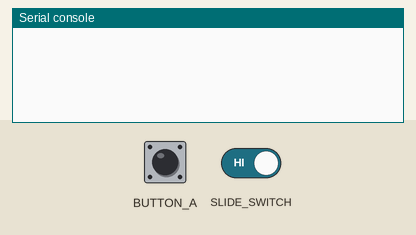
The program below on a simulated Circuit Playground running CircuitPython. Parts: the last lines printed to the serial console. The test bench sets the inputs (shaded band). USB keyboard and mouse output is not drawn.

Above: at 1.2 s.
1.3 s: button A pressed for 0.15 s
At 2.3 s:
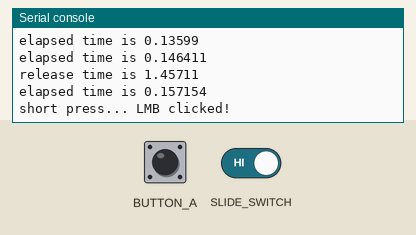
2.9 s: button A pressed for 1 s
At 4.5 s:
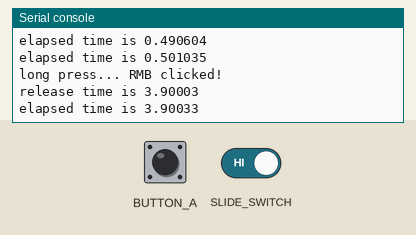
Timing chart, 0 to 6.0 s (numbered marks = the images above; inputs shaded):
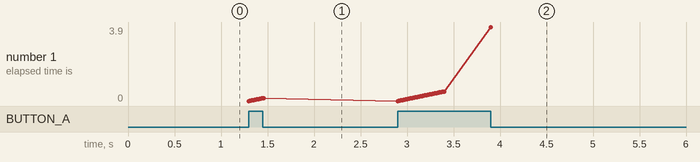

The program:

ArnieMartin_CircuitPlayground_Single_Mouse_Button_Advanced.py
```python
# more advanced-ish use of single onboard button to control LMB and RMB
# works with CPX and CPB, copy adafuit_hid to /lib

import board
import time
import digitalio
import busio
import adafruit_lis3dh
import usb_hid
from adafruit_hid.mouse import Mouse

killswitch = digitalio.DigitalInOut(board.SLIDE_SWITCH)
killswitch.direction = digitalio.Direction.INPUT
killswitch.pull = digitalio.Pull.UP

smb = digitalio.DigitalInOut(board.BUTTON_A)
smb.direction = digitalio.Direction.INPUT
smb.pull = digitalio.Pull.DOWN
smb_pre = smb.value

mouse = Mouse(usb_hid.devices)

smb_time = 0
RMB_DELAY = 0.5

while True:

    if killswitch.value:
        if smb.value is not smb_pre:
            smb_pre = smb.value
            if smb.value:
                print("button clicked...")
                smb_time = time.monotonic()
                print("press time is", smb_time)
            if not smb.value:
                print("release time is", time.monotonic())
                eltime = time.monotonic() - smb_time
                print("elapsed time is", eltime)
                if eltime < RMB_DELAY:
                    print("short press... LMB clicked!")
                    mouse.click(Mouse.LEFT_BUTTON)
                    smb_time = 0
        else:
            if smb_time != 0:
                eltime = time.monotonic() - smb_time
                print("elapsed time is", eltime)
                time.sleep(0.01)
                if eltime > RMB_DELAY:
                    print("long press... RMB clicked!")
                    mouse.click(Mouse.RIGHT_BUTTON)
                    smb_time = 0
```

Measured:
- after the input at 1.3 s, the serial console: prints a new line at once (image 1)
- after the input at 2.9 s, the serial console: prints a new line at once (image 2)
- plotted number 1: 0.16 → 3.9 after the input at 2.9 s
